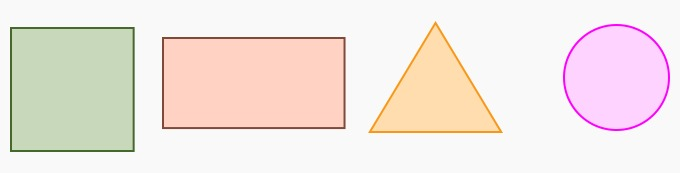
%> input picture 2D Geometric Shape and Color/SOURCE IMAGE/Shape Detection/image1.jpeg, 680 x 173 px
$ octave tasks.m   (GNU Octave 9; MATLAB toolbox functions it lacks are replaced by stand-ins)
%> lines starting %> are read from the running program, lines starting %| are printed output that depends on the picture; in (x1, y1, x2, y2) boxes, pixels count from 0 and x2, y2 are one past the last pixel; in counts of white or black regions, pixels touching at a corner belong together; the program's own positions count from 1
im = imread('E:\WISHAH NASEER\7th Semester\Digital Image Processing\Lab tasks\Lab 09\image1.jpeg');
%> im is the input picture: size 173x680x3 uint8; mean R, G, B 241.4, 230.5, 225.1
imshow(im);
title('Original Image');
imgray = rgb2gray(im);
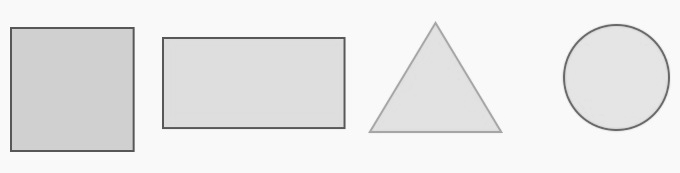
%> imgray: size 173x680 uint8; min 80, max 255, mean 233.2
figure;imshow(imgray);
title('Gray scale Image');
imbw = imbinarize(imgray);
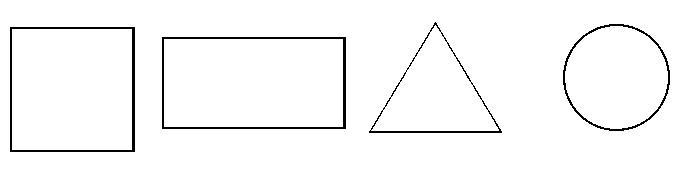
%> imbw: size 173x680 logical; 97% white; black in thin lines or dots, all inside (x1, y1, x2, y2) = (10, 22, 670, 152)
figure;imshow(imbw);
title('Binary Image');
imedge=edge(imgray,'canny');
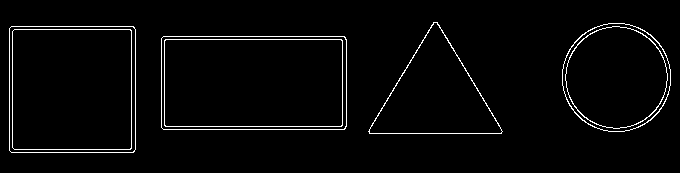
%> imedge: size 173x680 logical; 2.8% white in thin lines or dots, all inside (x1, y1, x2, y2) = (9, 22, 671, 153)
figure ;imshow(imedge);
title('Egde Detection of original Image');
imfill = imfill(imedge,'holes');
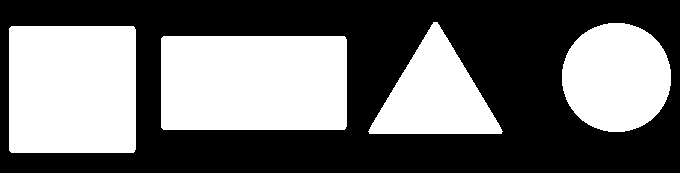
%> imfill: size 173x680 logical; 43.3% white; 4 white regions
figure;imshow(imfill);
title('Filled image');
[L,N] = bwlabel(imfill)
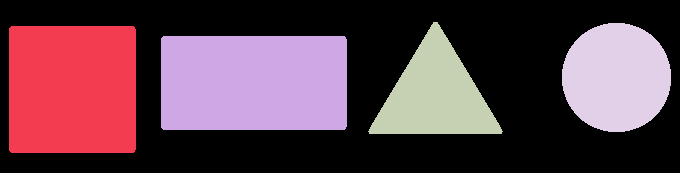
%> L: size 173x680 double; 5 distinct labels, from 0 to 4; one colour per label, 0 black
%> N = 4
area = regionprops(L,'area')
%> area = 4 regions; Area: 17470, 16115, 9416, 7992
%imareafilt = bwareaopen(imfill,500);
%figure;imshow(imareafilt);
%title('Filtered area');
boundingbox = regionprops(L,'boundingbox')
%> boundingbox = 4 regions; box (x1, y1, x2, y2): (9, 26, 136, 153), (161, 36, 347, 130), (368, 22, 503, 134), (562, 23, 671, 132)
hold on
for k = 1:length(boundingbox)
    bboxes = boundingbox(k).BoundingBox;
    rect = rectangle('position',[bboxes(1),bboxes(2),bboxes(3),bboxes(4)],'Edgecolor','y','linewidth',8)
    title('Bounding Boxes');
end
%> this loop made 4 passes
%> bboxes on passes 1 to 4: [9.5 26.5 127 127], [161.5 36.5 186 94], [368.5 22.5 135 112], [562.5 23.5 109 109]
hold off
for k = 1:N
    bboxesarea(k)=(boundingbox(k).BoundingBox(3))*(boundingbox(k).BoundingBox(4));
end
%> this loop made 4 passes
%> after the loop, bboxesarea = [16129 17484 15120 11881]
for k = 1:N
    extend(k) = ((area(k).Area))/(bboxesarea(k));
end
%> after the loop, extend = [0.999 0.999 0.529 0.793]
for k = 1:N
    if (boundingbox(k).BoundingBox(3) == boundingbox(k).BoundingBox(4))
        if (extend(k) > 0.7 && extend(k) < 0.99)
        text(boundingbox(k).BoundingBox(1),boundingbox(k).BoundingBox(2),'circle');
        else
        text(boundingbox(k).BoundingBox(1),boundingbox(k).BoundingBox(2),'square');
        end
    else
        if (extend(k)> 0.25 && extend(k) < 0.6)
        text(boundingbox(k).BoundingBox(1),boundingbox(k).BoundingBox(2),'triangle');
        else
        text(boundingbox(k).BoundingBox(1),boundingbox(k).BoundingBox(2),'Rectangle')
        end
    end
end
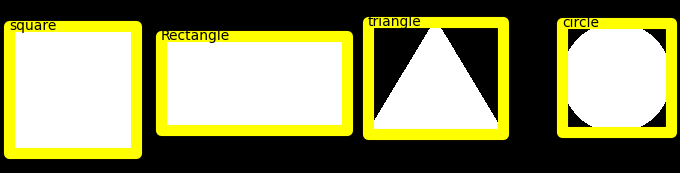
%> figure redrawn from the program's plot data; its title reads 'Bounding Boxes'

%COLOR DETECTION
image = imread('E:\WISHAH NASEER\7th Semester\Digital Image Processing\Lab tasks\Lab 09\square.jpg');
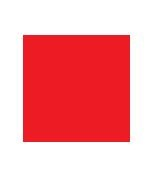
%> input picture 2D Geometric Shape and Color/SOURCE IMAGE/Color Detection/square.jpg, 153 x 172 px
%> image is the input picture: size 172x153x3 uint8; mean R, G, B 245.5, 155.7, 159.5
%> (the run ends here)
